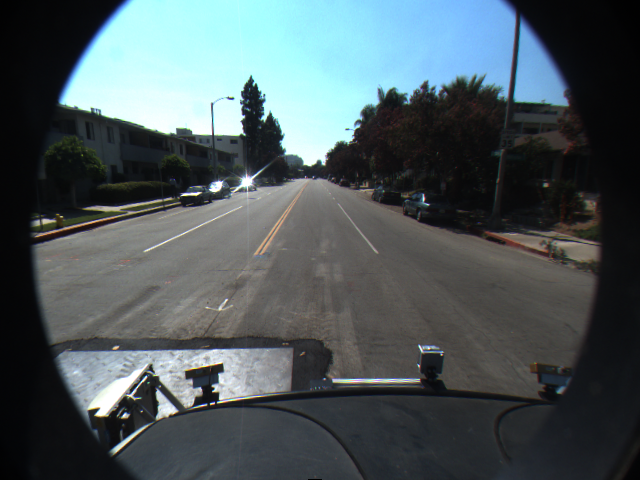
#> input picture images/lane_detection/f00000.png, 640 x 480 px
$ jupyter execute --allow-errors 03_HoughTransform.ipynb   (shell and % lines are left out)
#> lines starting #> are read from the running program, lines starting #| are printed output that depends on the picture; after the words box and inside, x2 and y2 are one past the last pixel; in counts of white or black regions, pixels touching at a corner belong together
# Assignment 3: Classical Hough Transform

## Ex. 3.1 Detect lanes and eyes

* there are two datasets available: "images/eye_tracking" and "images/lane_detection" - decide for one of them
* implement the classical Hough Transform for lines (for lane detection) **OR** circles (eye tracking) as shown in the lecture
* use a Canny edge detector to produce edge images for the sequence of images

[cell 1]
import matplotlib.pyplot as plt
from skimage import io, data, feature, color
import numpy as np
import math

def hough_accumulator(image):
    image_height, image_width = image.shape
    image_diagonal = int(round(math.sqrt(math.pow(image_width, 2) + math.pow(image_height, 2))))
    accumulator = np.zeros((image_diagonal, 360), dtype=int)
    for (y, x), is_edge in np.ndenumerate(image):
        if is_edge:
            for a in range(360):
                r = int(round(x * math.cos(math.radians(a)) + y * math.sin(math.radians(a))))
                accumulator[r, a] += 1

    return accumulator


image = io.imread('images/lane_detection/f00000.png')
#> image is the input picture: shape (480, 640, 3); mean R, G, B 76.8, 88.1, 91.5
edge_image = feature.canny(color.rgb2gray(image), 2)
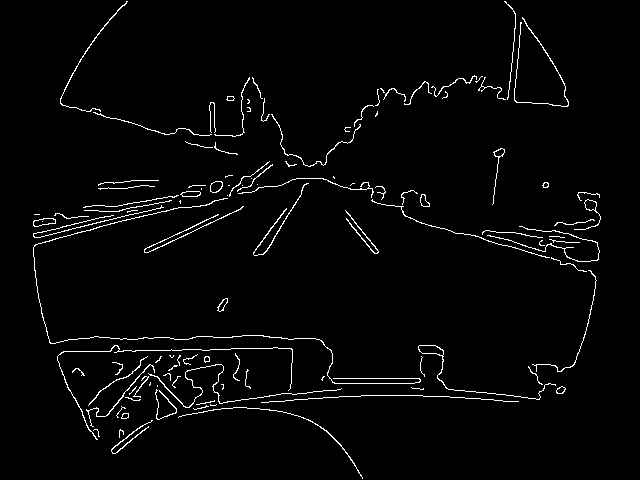
#> edge_image: shape (480, 640) bool; 2.6% white in thin lines or dots, all inside (x1, y1, x2, y2) = (33, 1, 601, 479)
accumulator = hough_accumulator(edge_image)
#> after the loop in hough_accumulator, `for (y, x), is_edge in np.ndenumerate(image):`:
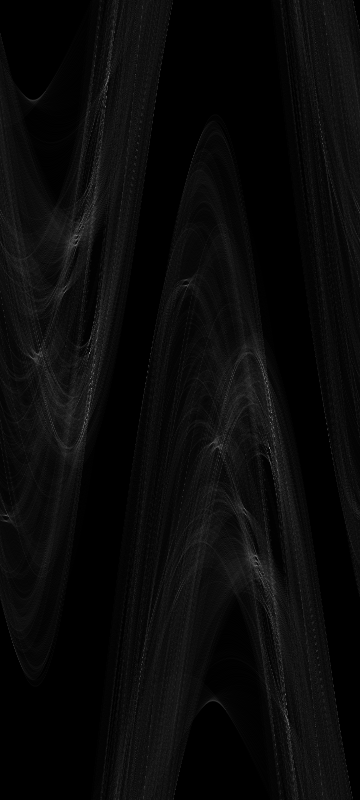
#> accumulator: shape (800, 360) int64; min 0, max 126, mean 9.9

fig = plt.figure(figsize=(25, 15))

ax1 = plt.subplot(1, 3, 1)
ax2 = plt.subplot(1, 3, 2)
ax3 = plt.subplot(1, 3, 3)

ax1.imshow(image)
ax2.imshow(edge_image, cmap=plt.cm.gray)
ax3.imshow(accumulator, cmap=plt.cm.gray)
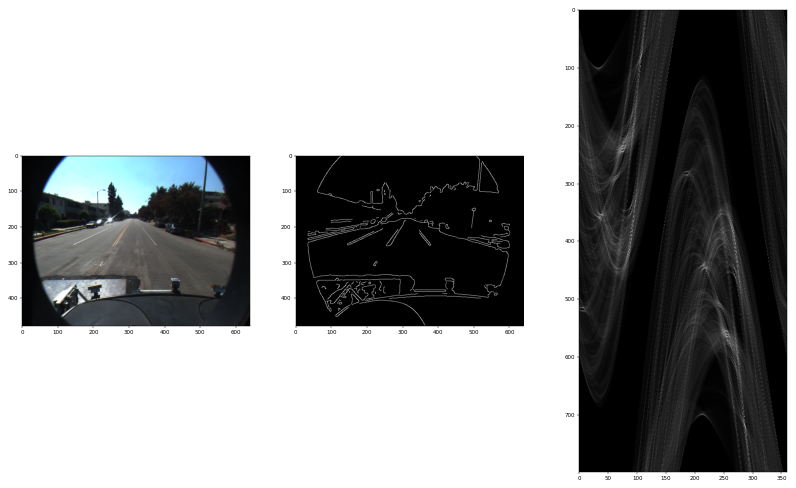
#> figure drawn by matplotlib, 3 panels

[cell 2]
# dieser Code wurde als Musterlösung von Sebastian Oltmanns zur Verfügung gestellt und von Tim renoviert

from skimage.draw import line

def draw_line_hessian_normal(image, a, r):

    (dimy,dimx) = image.shape

    #r = x*cosa + y*sina

    # compute start and end point of line
    x0 = 0
    y0 = round((r - x0*math.cos(math.radians(a)))/math.sin(math.radians(a)))
    x1 = dimx
    y1 = round((r - x1*math.cos(math.radians(a)))/math.sin(math.radians(a)))

    liney,linex = line(y0,x0,y1,x1)

    ret = np.copy(image)
    for yy in range(0,liney.size-1):
        if (liney[yy] > 0) and (liney[yy] < dimy-1):
            ret[liney[yy],linex[yy]] = 1
    return ret

## line detection for lane detection

* use your implementation of the Hough Transform to find the 10 strongest lines in the image
* display your result set (draw those lines on the image) (**RESULT**)
* can you improve the performance by limiting the space of solutions? implement and draw lines again! (**BONUS**)

[cell 3]
edge_count = 10

maxima = np.zeros((edge_count, 3))

for r in range(len(accumulator)):
    for a in range(len(accumulator[0])):
        pos = 0
        for m in range(edge_count):
            if accumulator[r, a] >= maxima[m, 0]:
                pos += 1
                if pos == edge_count:
                    maxima = np.insert(maxima, pos, [accumulator[r, a], r, a], axis=0)[1:]
            else:
                maxima = np.insert(maxima, pos, [accumulator[r, a], r, a], axis=0)[1:]
                break
#> after the loop, maxima = [[115, 378, 90], [115, 422, 270], [116, 76, 108], [116, 724, 288], [123, 352, 89], [123, 448, 269], [125, 353, 89], [125, 447, 269], [126, 388, 91], [126, 412, 271]]

edge_image_new = np.zeros(edge_image.shape)#edge_image.copy()#
for m in maxima:
    edge_image_new = draw_line_hessian_normal(edge_image_new, int(m[2]), int(m[1]))
#> this loop made 10 passes
#> (m, y0 in draw_line_hessian_normal, y1 in draw_line_hessian_normal) on passes 1 to 10: ([115, 378, 90], 378, 378), ([115, 422, 270], -422, -422), ([116, 76, 108], 80, 288), ([116, 724, 288], -761, -553), ([123, 352, 89], 352, 341), ([123, 448, 269], -448, -459), ([125, 353, 89], 353, 342), ([125, 447, 269], -447, -458), ([126, 388, 91], 388, 399), ([126, 412, 271], -412, -401)
#> pass 1, `edge_image_new = draw_line_hessian_normal(edge_image_new, int(m[2]), i..`:
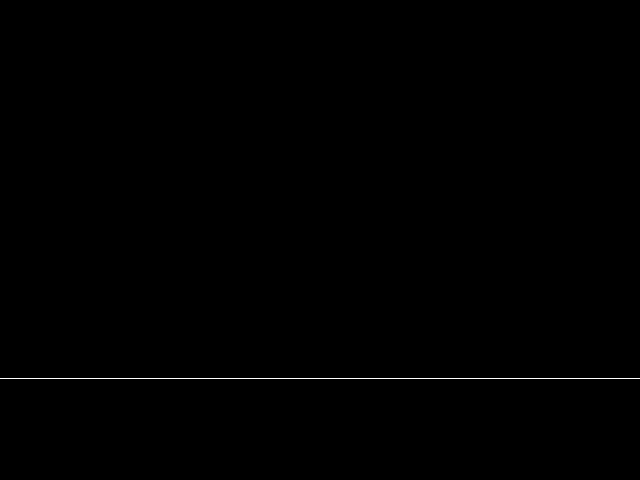
#> edge_image_new: shape (480, 640) float64; values 0 (black) and 1 (white), 0.21% white in thin lines or dots, all inside (x1, y1, x2, y2) = (0, 378, 640, 379)
#> pass 3, `edge_image_new = draw_line_hessian_normal(edge_image_new, int(m[2]), i..`:
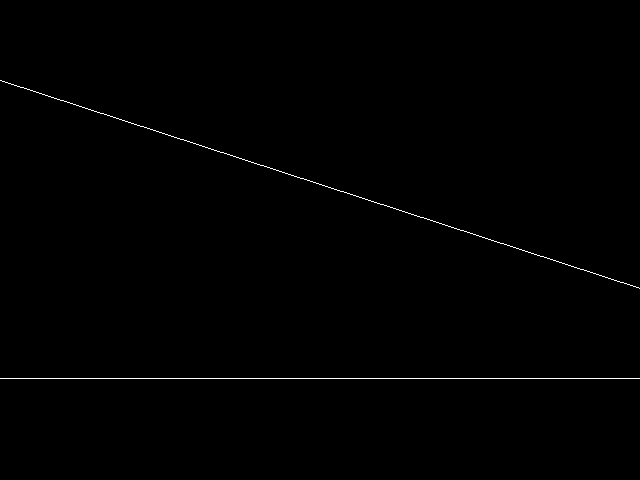
#> edge_image_new: shape (480, 640) float64; values 0 (black) and 1 (white), 0.42% white in thin lines or dots, all inside (x1, y1, x2, y2) = (0, 80, 640, 379)
#> after the loop:
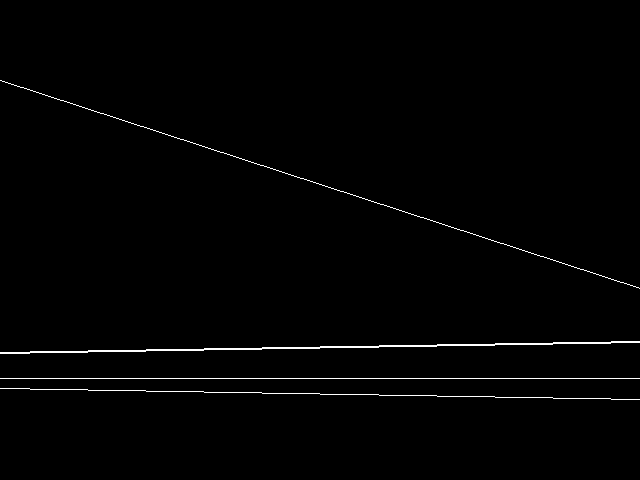
#> edge_image_new: shape (480, 640) float64; values 0 (black) and 1 (white), 1% white in thin lines or dots, all inside (x1, y1, x2, y2) = (0, 80, 640, 400)

fig = plt.figure(figsize=(25, 15))

ax1 = plt.subplot(1, 2, 1)
ax2 = plt.subplot(1, 2, 2)

ax1.imshow(edge_image, cmap=plt.cm.gray)
ax2.imshow(edge_image_new, cmap=plt.cm.gray)

## circle detection for eye detection
* use your implementation of the Hough Transform to find the 10 strongest circles in the image
* display your result set (draw those circles on the image) (**RESULT**)
* can you improve the performance by limiting the space of solutions? implement and draw circles again! (**BONUS**)

# Ex. 3.2 Generalized Hough Transform

* implement the Generalized Hough Transform as described in the lecture for localizing a given template
* find the given template (see below) and mark its location in the image "animals.png" (**RESULT**)

[cell 4]
import matplotlib.pyplot as plt
from skimage import io, data, feature, color
import numpy as np

#> (the rest of this cell did not finish here and is left out)

[cell 5]
# [21 lines left out: function create_r_table, not called in this run]

#> (the rest of this cell did not finish here and is left out)

[cell 6]
# [23 lines left out: function generalized_hough_transform, not called in this run]

#> (the rest of this cell did not finish here and is left out)

[cell 7]
fig = plt.figure(figsize=(25, 15))
ax1 = plt.subplot(1, 1, 1)

y, x = np.unravel_index(accumulator.argmax(), accumulator.shape)
#> y = 388; x = 91
ax1.axvline(x, color='red')
ax1.axhline(y, color='red')

#> (the rest of this cell did not finish here and is left out)

$ run again, with images/lane_detection/f00002.png copied over images/lane_detection/f00000.png
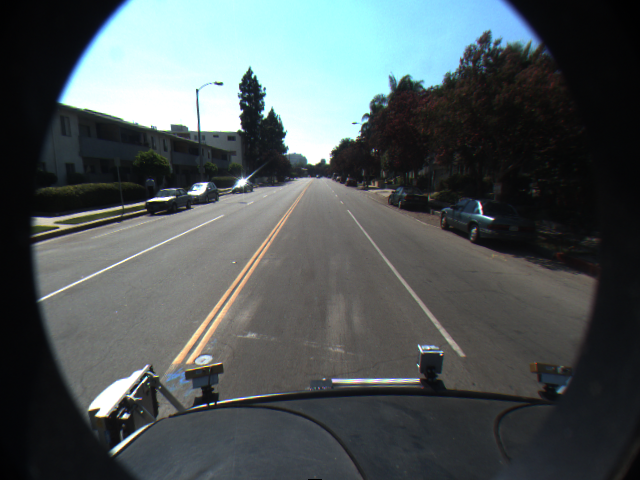
#> input picture images/lane_detection/f00002.png, 640 x 480 px
#> image is the input picture: shape (480, 640, 3); mean R, G, B 79, 87.3, 88.4
#> `edge_image = feature.canny(color.rgb2gray(image), 2)`:
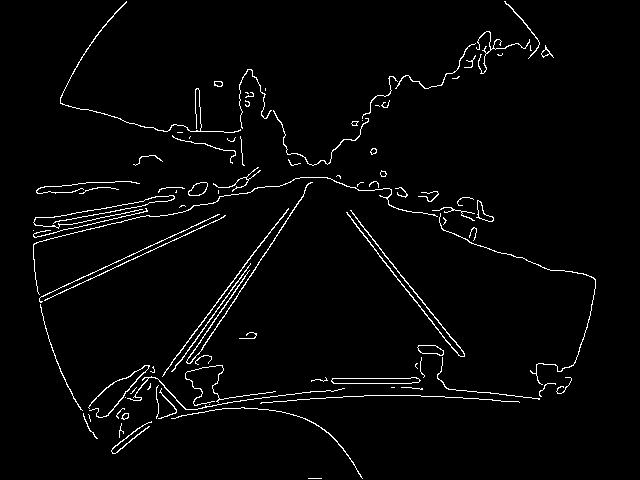
#> edge_image: shape (480, 640) bool; 2.7% white in thin lines or dots, all inside (x1, y1, x2, y2) = (33, 1, 596, 479)
#> after the loop `for r in range(len(accumulator)):`: maxima = [[142, 361, 34], [142, 439, 214], [144, 360, 33], [144, 440, 213], [181, 355, 37], [181, 445, 217], [188, 142, 322], [188, 658, 142], [199, 286, 65], [199, 514, 245]]
#> the loop `for m in maxima:` made 10 passes
#> (m, y0 in draw_line_hessian_normal, y1 in draw_line_hessian_normal) on passes 1 to 8: ([142, 361, 34], 646, -303), ([142, 439, 214], -785, -1734), ([144, 360, 33], 661, -325), ([144, 440, 213], -808, -1793), ([181, 355, 37], 590, -259), ([181, 445, 217], -739, -1589), ([188, 142, 322], -231, 589), ([188, 658, 142], 1069, 1888)
#> after the loop `for m in maxima:`:
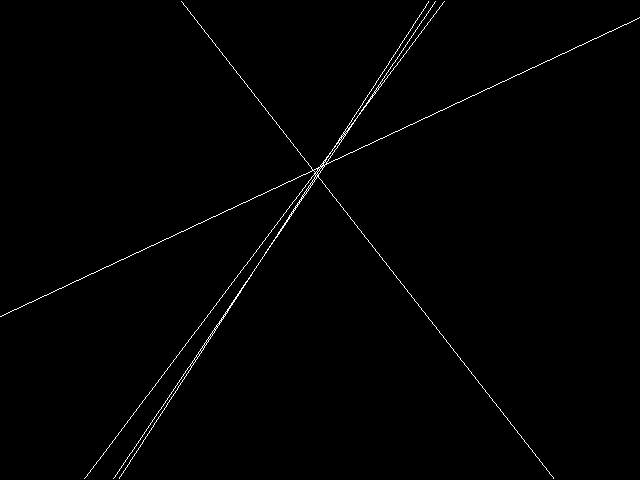
#> edge_image_new: shape (480, 640) float64; values 0 (black) and 1 (white), 0.81% white in thin lines or dots
#> `y, x = np.unravel_index(accumulator.argmax(), accumulator.shape)`: y = 286; x = 65
